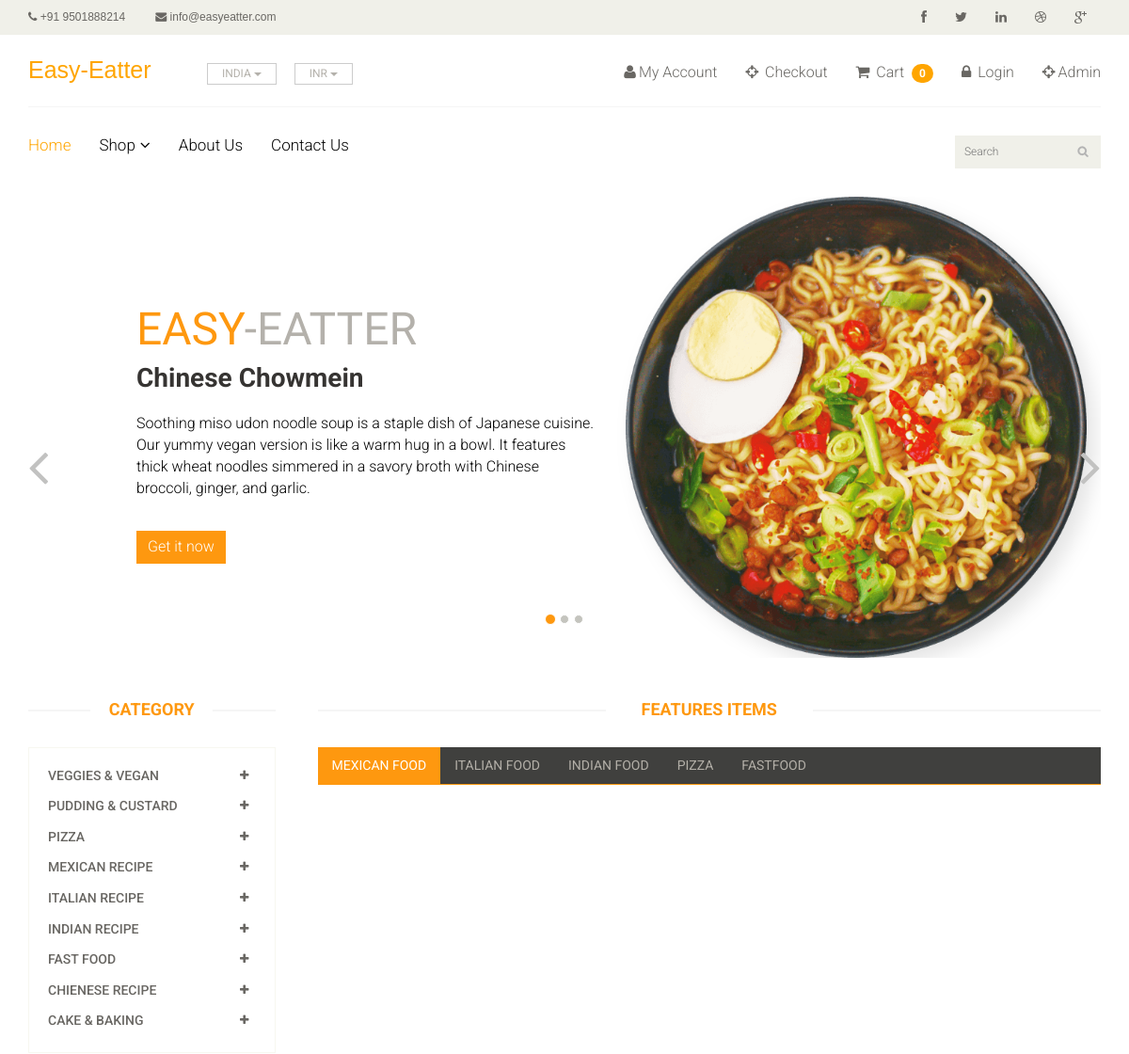
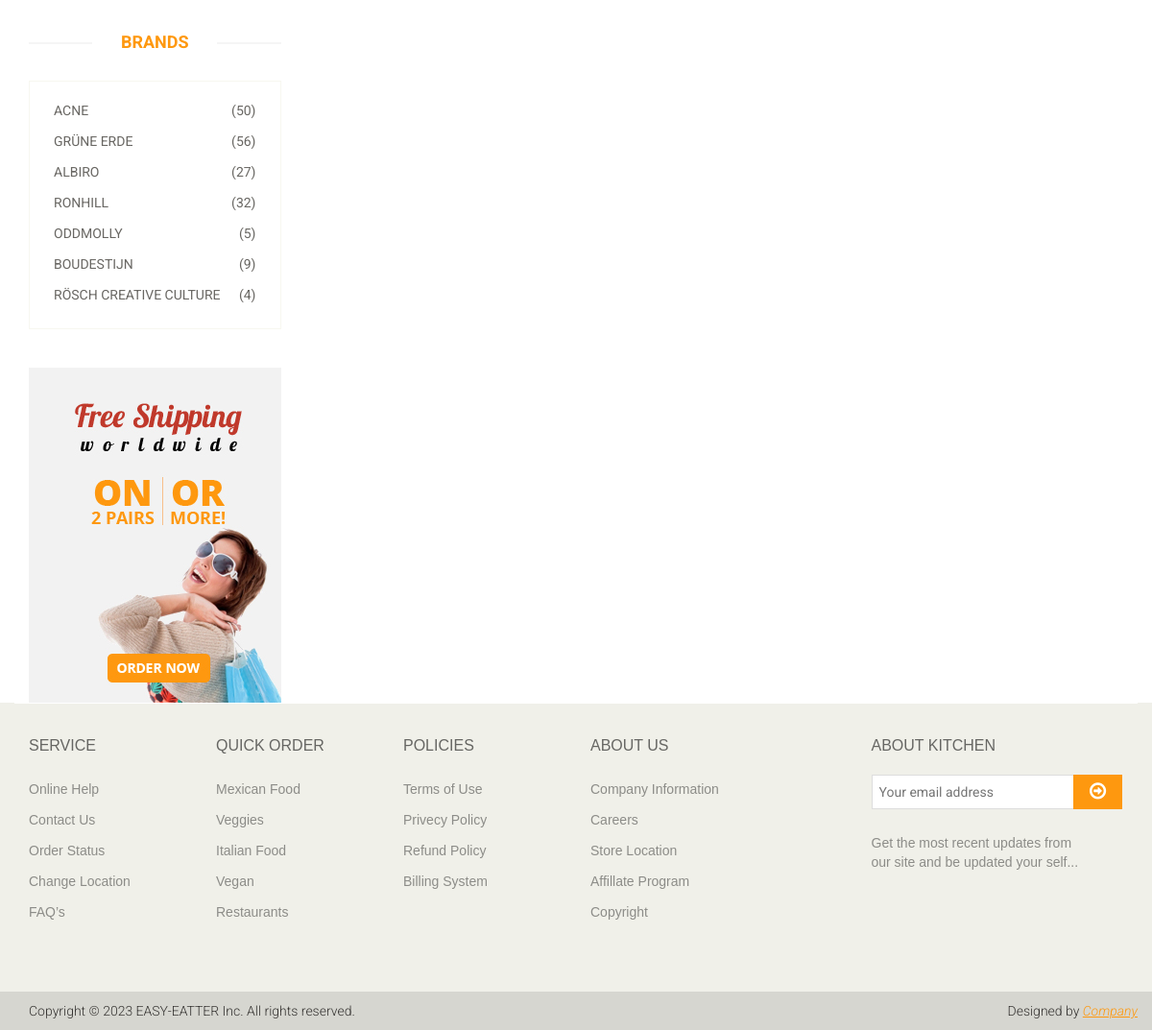
The page /?category=30 on the database its author committed (2 pictures, top to bottom).
### app/models.py (models this page shows, shortened)
class  Category(models.Model):
    name = models.CharField(max_length=150)
    class Meta:
        ordering=('-name',)

### ck1/views.py (the view)
# urls.py: path('',views.Index,name='index'),
def Index(request):
    category = Category.objects.all()
    products = Products.objects.all()
    categoryID = request.GET.get('category')
    if categoryID:
        products = Products.objects.filter(sub_category = categoryID).order_by('-id')
    else:
        products = Products.objects.all()
    context = {
        'category' : category,
        'products' : products,
    }
    return render(request,'index.html',context)

### templates/index.html (shortened to what this page needs)
{% extends 'master.html' %}
{% block body %}
<section id="slider">
    <div class="container">
        <div class="row">
            <div class="col-sm-12">
                <div id="slider-carousel" class="carousel slide" data-ride="carousel">
                    <ol class="carousel-indicators">
                        <li data-target="#slider-carousel" data-slide-to="0" class="active"></li>
                        <li data-target="#slider-carousel" data-slide-to="1"></li>
                        <li data-target="#slider-carousel" data-slide-to="2"></li>
                    </ol>
                    <div class="carousel-inner">
                        <div class="item active">
                            <div class="col-sm-6">
                                <h1><span>EASY</span>-EATTER</h1>
                                <h2>Chinese Chowmein</h2>
                                <p style="color: black;">Soothing miso udon noodle soup is a staple dish of Japanese cuisine. Our yummy vegan version is like a warm hug in a bowl. It features thick wheat noodles simmered in a savory broth with Chinese broccoli, ginger, and garlic. </p>
                                <a href="/product/27"><button type="button" class="btn btn-default get">Get it now</button></a>
                            </div>
                            <div class="col-sm-6">
                                <img src="/static/images/home/hero-header.png" class="girl img-responsive" alt="" style="filter: drop-shadow(10px 10px 10px rgba(0,0,0,0.1));"/>
                            </div>
                        </div>
                    </div>
                    <a href="#slider-carousel" class="left control-carousel hidden-xs" data-slide="prev">
                        <i class="fa fa-angle-left"></i>
                    </a>
                    <a href="#slider-carousel" class="right control-carousel hidden-xs" data-slide="next">
                        <i class="fa fa-angle-right"></i>
                    </a>
                </div>
            </div>
        </div>
    </div>
</section>
<section>
    <div class="container">
        <div class="row">
            <div class="col-sm-3">
                <div class="left-sidebar">
                    <h2>Category</h2>
                    <div class="panel-group category-products" id="accordian">
                        {% for cat in category %}
                        <div class="panel panel-default">
                            <div class="panel-heading">
                                <h4 class="panel-title">
                                    <a data-toggle="collapse" data-parent="#accordian" href="#{{cat.id}}">
                                        <span class="badge pull-right"><i class="fa fa-plus"></i></span>
                                        {{cat.name}}
                                    </a>
                                </h4>
                            </div>
                        </div>
                        {% endfor %}
                    </div>
                    <div class="brands_products">
                        <h2>Brands</h2>
                        <div class="brands-name">
                            <ul class="nav nav-pills nav-stacked">
                                <li><a href="#"> <span class="pull-right">(50)</span>Acne</a></li>
                                <li><a href="#"> <span class="pull-right">(56)</span>Grüne Erde</a></li>
                                <li><a href="#"> <span class="pull-right">(27)</span>Albiro</a></li>
                                <li><a href="#"> <span class="pull-right">(32)</span>Ronhill</a></li>
                                <li><a href="#"> <span class="pull-right">(5)</span>Oddmolly</a></li>
                                <li><a href="#"> <span class="pull-right">(9)</span>Boudestijn</a></li>
                                <li><a href="#"> <span class="pull-right">(4)</span>Rösch creative culture</a></li>
                            </ul>
                        </div>
                    </div>
                    <div class="shipping text-center">
                        <img src="images/home/shipping.jpg" alt="" />
                    </div>
                </div>
            </div>
            <div class="col-sm-9 padding-right">
                <div class="features_items">
                    <h2 class="title text-center">Features Items</h2>
                </div>
                <div class="category-tab">
                    <div class="col-sm-12">
                        <ul class="nav nav-tabs">
                            <li class="active"><a href="#tshirt" data-toggle="tab">Mexican food</a></li>
                            <li><a href="#blazers" data-toggle="tab">italian food</a></li>
                            <li><a href="#sunglass" data-toggle="tab">indian food</a></li>
                            <li><a href="#kids" data-toggle="tab">Pizza</a></li>
                            <li><a href="#poloshirt" data-toggle="tab">fastfood</a></li>
                        </ul>
                    </div>
                    </div>
                </div>
            </div>
        </div>
</section>
{% endblock %}

### static/css/main.css (style rules this page uses)
body { font-family: 'Roboto', sans-serif; background:; position: relative; font-weight:400px; }
a { -webkit-transition: 300ms; -moz-transition: 300ms; -o-transition: 300ms; transition: 300ms; }
h1, h2, h3, h4, h5, h6 { font-family: 'Roboto', sans-serif; }
#slider { padding-bottom: 45px; }
.carousel-indicators li { background: #C4C4BE; }
.carousel-indicators li.active { background: #FE980F; }
.item { padding-left: 100px; }
.girl { margin-left: 0; }
.item h1 { color: #B4B1AB; font-family: abel; font-size: 48px; margin-top: 115px; }
.item h1 span { color:#FE980F; }
.item h2 { color: #363432; font-family: 'Roboto', sans-serif; font-size: 28px; font-weight: 700; margin-bottom: 22px; margin-top: 10px; }
.item p { color:#363432; font-size:16px; font-weight:300; font-family: 'Roboto', sans-serif; }
.get { background: #FE980F; border: 0 none; border-radius: 0; color: #FFFFFF; font-family: 'Roboto', sans-serif; font-size: 16px; font-weight: 300; margin-top: 23px; }
.control-carousel { position: absolute; top: 50%; font-size: 60px; color: #C2C2C1; }
.right { right: 0; }
.category-products { border: 1px solid #F7F7F0; margin-bottom: 35px; padding-bottom: 20px; padding-top: 15px; }
.left-sidebar h2, .brands_products h2 { color: #FE980F; font-family: 'Roboto', sans-serif; font-size: 18px; font-weight: 700; margin: 0 auto 30px; text-align: center; text-transform: uppercase; position: relative; z-index:3; }
.left-sidebar h2:after, h2.title:after { content: " "; position: absolute; border: 1px solid #f5f5f5; bottom:8px; left: 0; width: 100%; height: 0; z-index: -2; }
.left-sidebar h2:before { content: " "; position: absolute; background: #fff; bottom: -6px; width: 130px; height: 30px; z-index: -1; left: 50%; margin-left: -65px; }
h2.title:before { content: " "; position: absolute; background: #fff; bottom: -6px; width: 220px; height: 30px; z-index: -1; left: 50%; margin-left: -110px; }
.category-products .panel { background-color: #FFFFFF; border: 0px; border-radius: 0px; box-shadow:none; margin-bottom: 0px; }
.category-products .panel-default .panel-heading { background-color: #FFFFFF; border: 0 none; color: #FFFFFF; padding: 5px 20px; }
.category-products .panel-default .panel-heading .panel-title a { color: #696763; font-family: 'Roboto', sans-serif; font-size: 14px; text-decoration: none; text-transform: uppercase; }
.category-products .badge { background:none; border-radius: 10px; color: #696763; display: inline-block; font-size: 12px; font-weight: bold; line-height: 1; min-width: 10px; padding: 3px 7px; text-align: center; vertical-align: baseline; white-space: nowrap; }
.brands-name { border: 1px solid #F7F7F0; padding-bottom: 20px; padding-top: 15px; }
.brands-name .nav-stacked li a { background-color: #FFFFFF; color: #696763; font-family: 'Roboto', sans-serif; font-size: 14px; padding: 5px 25px; text-decoration: none; text-transform: uppercase; }
.shipping { background-color: #F2F2F2; margin-top: 40px; overflow: hidden; padding-top: 20px; position: relative; }
.padding-right { padding-right: 0; }
.features_items { overflow:hidden; }
h2.title { color: #FE980F; font-family: 'Roboto', sans-serif; font-size: 18px; font-weight: 700; margin: 0 15px; text-transform: uppercase; margin-bottom: 30px; position: relative; }
.category-tab { overflow: hidden; }
.category-tab ul { background: #40403E; border-bottom: 1px solid #FE980F; list-style: none outside none; margin: 0 0 30px; padding: 0; width: 100%; }
.category-tab ul li a { border: 0 none; border-radius: 0; color: #B3AFA8; display: block; font-family: 'Roboto', sans-serif; font-size: 14px; text-transform: uppercase; }
.nav-tabs li.active a, .nav-tabs li.active a:hover, .nav-tabs li.active a:focus { -moz-border-bottom-colors: none; -moz-border-left-colors: none; -moz-border-right-colors: none; -moz-border-top-colors: none; background-color: #FE980F; border:0px; color: #FFFFFF; cursor: default; margin-right:0; margin-left:0; }
.nav-tabs li a { border: 1px solid rgba(0, 0, 0, 0); border-radius: 4px 4px 0 0; line-height: 1.42857; margin-right:0; }

### templates/master.html (style rules this page uses)
.badge { background-color: orange; color: white; padding: 4px 8px; text-align: center; border-radius: 19px; }

### rows shown on the page
Category: name "VEGGIES & VEGAN"
Category: name "PUDDING & CUSTARD"
Category: name "PIZZA"
Category: name "MEXICAN RECIPE"
Category: name "ITALIAN RECIPE"
Category: name "INDIAN RECIPE"
Category: name "FAST FOOD"
Category: name "CHIENESE RECIPE"
Category: name "CAKE & BAKING"

### other values the page prints
{{ request.session.cart|length }} "0"
